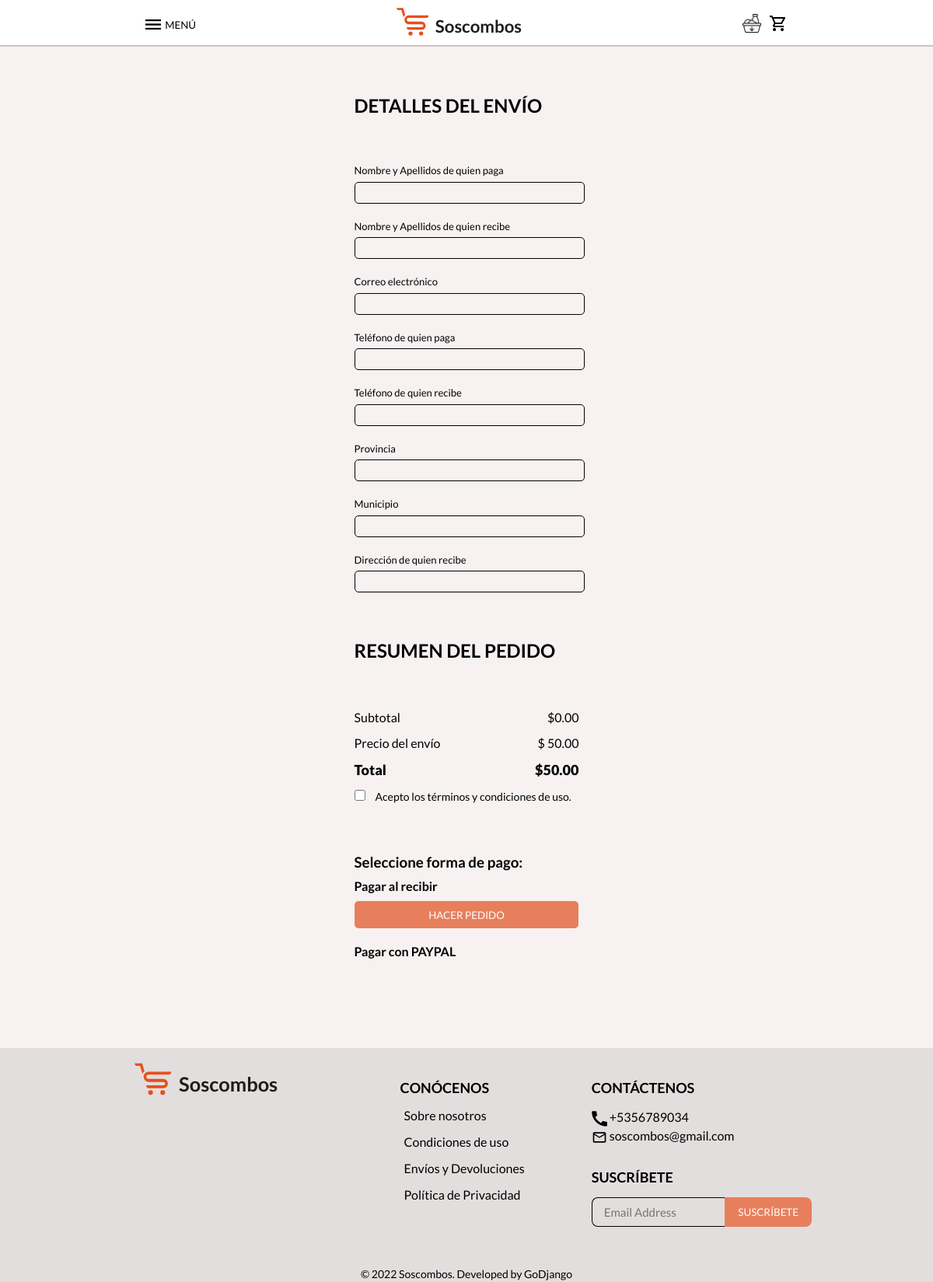
The app's page /pago with its own data.
### app/models.py (models this page shows)
class general(SingletonModel):
    nombre = models.CharField(max_length=14, verbose_name='Nombre de la empresa', default='', unique=True)
    logo = models.ImageField(verbose_name='Logo', upload_to='img/logo/', null=True, blank=True)
    email = models.EmailField(max_length=100, verbose_name='Correo de pedidos', default='soscombos@gmail.com')
    precio = models.DecimalField(max_digits=6, decimal_places=2, verbose_name='Precio de envio', default=0)
    entrega = models.CharField(max_length=50, verbose_name='Tiemp de entrega', default='', unique=True)
    id_paypal = models.CharField(max_length=100, verbose_name='Id de Paypal', default='', null=True, blank=True,
                                 unique=True)
    class Meta:
        verbose_name = '00- General'

class conocenos(SingletonModel):
    sobreNosotros = models.CharField(max_length=100, verbose_name='Sobre nosotros', default='Sobre nosotros')
    condiciones = models.CharField(max_length=100, verbose_name='Condiciones de uso', default='Condiciones de uso')
    envio = models.CharField(max_length=100, verbose_name='Envíos y Devoluciones', default='Envíos y Devoluciones')
    politica = models.CharField(max_length=100, verbose_name='Política de Privacidad', default='Política de Privacidad')
    class Meta:
        verbose_name = '04- Conócenos'

class contactenos(SingletonModel):
    telef = models.CharField(max_length=100, verbose_name='Teléfono', default='')
    email = models.EmailField(max_length=100, verbose_name='Correo', default='soscombos@gmail.com')
    email_en = models.URLField(max_length=1000, verbose_name='Enlace de correo')
    class Meta:
        verbose_name = '05- Contáctenos'

### app/views.py (the view)
# urls.py: path('pago', Pago.as_view(), name='pago'),
class Pago(generic.TemplateView):
    template_name = 'pages/pago.html'
    def get_context_data(self, *, object_list=None, **kwargs):
        context = super(Pago, self).get_context_data()
        context['conocenos'] = models.conocenos.objects.first()
        context['contactenos'] = models.contactenos.objects.first()
        context['general'] = models.general.objects.first()
        return context

### app/templates/pages/pago.html (shortened to what this page needs)
{% extends 'pages/includes/base.html' %}
{% load static %}
{% block css %}
    <link href="{% static 'css/paginasSecundarias.css' %}" rel="stylesheet" type="text/css">
    <link href="{% static 'css/modalTusOrdenes.css' %}" rel="stylesheet" type="text/css">
{% endblock %}
{% block content %}
    {% include 'pages/includes/pago/formularioClasico.html' %}
{% endblock %}

### app/templates/pages/includes/base.html (shortened to what this page needs)
{% load static %}
<!DOCTYPE html>
<html>
<head>
    {% block css %}
    {% endblock %}
    <link href="{% static 'css/anim.css' %}" rel="stylesheet" type="text/css">
    <link href="{% static 'css/estilosGenerales.css' %}" rel="stylesheet" type="text/css">
    <link href="{% static 'css/index.css' %}" rel="stylesheet" type="text/css">
    <link href="{% static 'css/cssMenu.css' %}" rel="stylesheet" type="text/css">
    <link href="{% static 'css/piePagina.css' %}" rel="stylesheet" type="text/css">
    <link href="{% static 'css/modal.css' %}" rel="stylesheet" type="text/css">
    <link href="{% static 'plugins/sweetalert/sweetalert2.css' %}" rel="stylesheet" type="text/css">
</head>
<body>
{% include 'pages/includes/navBar.html' %}
{% block content %}
{% endblock %}
<footer class="pie-pagina__contenedor">
    {% if not general.logo %}
        <div class="pie-pagina__logo-web">
            <a href="{% url 'index' %}">
                <svg id="Capa_1" data-name="Capa 1" xmlns="http://www.w3.org/2000/svg" viewBox="0 0 679.68 259.2">
                    <defs>
                        <style>
                            .cls-1 {
                                font-size: 72px;
                                fill: #1d1d1b;
                                font-family: 'Lato', sans-serif;
                                font-weight: 600;
                            }
                            .cls-2 {
                                fill: #e94e1b;
                            }
                        </style>
                    </defs>
                    <text y="-5%" class="cls-1" transform="translate(209.74 170.13)">{{ general.nombre }}</text>
                    <path class="cls-2"
                          d="M150.9,153.5a8.71,8.71,0,1,0,8.71,8.71A8.7,8.7,0,0,0,150.9,153.5Zm-44.34,0a8.71,8.71,0,1,0,8.71,8.71A8.69,8.69,0,0,0,106.56,153.5Z"/>
                    <path class="cls-2"
                          d="M84.48,85.24a19.54,19.54,0,0,0-7.43,9.25L68.44,65.05H55.52c-4.53-.26-7.38-5.15-6.46-9H76Z"/>
                    <path class="cls-2"
                          d="M173.46,97.26H99.13a7.8,7.8,0,0,0-.23,15.6v0h54.27a16.92,16.92,0,0,1,.22,33.83H99.13c-5.66,0-9.28-6-8.15-10.82l8.15.08h53.46c3.93,0,7.13-2.27,7.13-6.2s-3.2-6.16-7.13-6.16H98.9a18.52,18.52,0,0,1,0-37h82.66C182.69,91.26,179.08,97.23,173.46,97.26Z"/>
                    <path class="cls-2" d="M153.39,113.63h0Z"/>
                    <path class="cls-2" d="M99.24,87.44h0Z"/>
                    <path class="cls-2" d="M153.39,146.65h0Z"/>
                    <path class="cls-2" d="M153.17,112.81h0Z"/>
                </svg>
            </a>
        </div>
    {% endif %}
    <div class="pie-pagina__conocenos">
        <h2>CONÓCENOS</h2>
        <ul>
            <li>
                <a href="{% url 'sobreNosotros' %}">{{ conocenos.sobreNosotros }}</a>
            </li>
            <li>
                <a href="{% url 'condicionesUso' %}">{{ conocenos.condiciones }}</a>
            </li>
            <li>
                <a href="{% url 'enviosDevoluciones' %}">{{ conocenos.envio }}</a>
            </li>
            <li>
                <a href="{% url 'politicaPrivacidad' %}">{{ conocenos.politica }}</a>
            </li>
        </ul>
    </div>
    <div class="contacteno-suscribete-vista-pc">
        <div class="pie-pagina__contactenos">
            <h2>CONTÁCTENOS</h2>
            <ul>
                <li id="telefono-contenedor">
                    <img class="pie-pagina__icono" src="{% static 'img/Iconos/telefono.svg' %}">
                    <p id="texto_a_copiar">{{ contactenos.telef }}</p>
                </li>
                <li id="mail-contenedor">
                    <img class="pie-pagina__icono" src="{% static 'img/Iconos/email_black_24dp.svg' %}">
                    <p>{{ contactenos.email }}</p>
                </li>
            </ul>
        </div>
        <div class="pie-pagina__suscribete">
            <h2>SUSCRÍBETE</h2>
            <form>
                <input class="input-suscribir__email" id="email" name="email" type="email" placeholder="Email Address"
                       required>
                <input onclick="submitWithNotification();" class="input-suscribir__submit" type="button"
                       value="SUSCRÍBETE">
            </form>
        </div>
    </div>
    <p class="pie-pagina__final">© 2022 {{ general.nombre }}. Developed by GoDjango</p>
</footer>

### app/templates/pages/includes/navBar.html (shortened to what this page needs)
{% load static %}
<section {% if path == 'VerProductos' or path == 'productos' %} style="padding-bottom: 20px;"{% endif %}
                                                                class="bienvenidos  {% if path == 'VerProductos' or path == 'productos' %}padding-alineador{% endif %}">
    {% if not general.logo %}
        <div class="logo-web">
            <a href="{% url 'index' %}">
                <svg id="Capa_1" data-name="Capa 1" xmlns="http://www.w3.org/2000/svg" viewBox="0 0 679.68 259.2">
                    <defs>
                        <style>
                            .cls-1 {
                                font-size: 70px;
                                fill: #1d1d1b;
                                font-family: 'Lato', sans-serif;
                                font-weight: 600;
                            }
                            .cls-2 {
                                fill: #e94e1b;
                            }
                        </style>
                    </defs>
                    <text y="-5%" class="cls-1" transform="translate(209.74 170.13)">{{ general.nombre }}</text>
                    <path class="cls-2"
                          d="M150.9,153.5a8.71,8.71,0,1,0,8.71,8.71A8.7,8.7,0,0,0,150.9,153.5Zm-44.34,0a8.71,8.71,0,1,0,8.71,8.71A8.69,8.69,0,0,0,106.56,153.5Z"/>
                    <path class="cls-2"
                          d="M84.48,85.24a19.54,19.54,0,0,0-7.43,9.25L68.44,65.05H55.52c-4.53-.26-7.38-5.15-6.46-9H76Z"/>
                    <path class="cls-2"
                          d="M173.46,97.26H99.13a7.8,7.8,0,0,0-.23,15.6v0h54.27a16.92,16.92,0,0,1,.22,33.83H99.13c-5.66,0-9.28-6-8.15-10.82l8.15.08h53.46c3.93,0,7.13-2.27,7.13-6.2s-3.2-6.16-7.13-6.16H98.9a18.52,18.52,0,0,1,0-37h82.66C182.69,91.26,179.08,97.23,173.46,97.26Z"/>
                    <path class="cls-2" d="M153.39,113.63h0Z"/>
                    <path class="cls-2" d="M99.24,87.44h0Z"/>
                    <path class="cls-2" d="M153.39,146.65h0Z"/>
                    <path class="cls-2" d="M153.17,112.81h0Z"/>
                </svg>
            </a>
        </div>
    {% endif %}
    <header class="encabezado" style="height: 30px;">
        <div class="navBar">
            <div class="navBar__menu-ubicacion">
                <div class="menu__caja">
                    <button class="btn-menu" type="button">
                        <img class="menu-hamburguesa" width="20px" alt="menu" src="{% static 'img/Iconos/Menu.png' %}"/>
                        <label class="menu-text-escritorio">MENÚ</label>
                    </button>
                </div>
            </div>
            <div class="navBar__contactar-compra">
                <a href="{% url 'productos' %}"    {% if path != 'productos' %}
                   style="margin-left:10px"  {% endif %} >
                    {% if path == 'productos' %}
                        <img class="icono-productos" style="width: 24px"
                             src="{% static 'img/Iconos/icons8-food-donor-50 full.png' %}"
                             alt=""/>
                    {% else %}
                        <img class="icono-productos" style="width: 24px"
                             src="{% static 'img/Iconos/icons8-food-donor-50.png' %}"
                             alt=""/>
                    {% endif %}
                </a>
                <a href="{% url 'carrito' %}"    {% if path != 'productos' %}
                   style="margin-left:10px"  {% endif %} >
                    {% if path == 'carrito' %}
                        <img class="carrito-full" src="{% static 'img/Iconos/carritoStroke.png' %}" alt=""/>
                    {% else %}
                        <img class="carrito-stroke" src="{% static 'img/Iconos/carritoStroke.png' %}" alt=""/>
                    {% endif %}
                </a>
            </div>
        </div>
    </header>
</section>

### app/templates/pages/includes/pago/Resumen del pedido.html
<h2>RESUMEN DEL PEDIDO</h2>
<div class="resumen-pedido">
    <p>Subtotal</p>
    <p id="subtotal"></p>
</div>
<div class="resumen-pedido">
    <p>Precio del envío</p>
    <p>$ {{ general.precio|safe }}</p>
</div>
<div class="resumen-pedido total__pago">
    <p class="resartar">Total</p>
    <p class="resartar" id="total"></p>
</div>

### static/css/paginasSecundarias.css (style rules this page uses)
.pagina-secundaria__contenedor h2 { margin-bottom: 20px; font-family: 'Lato', sans-serif; align-self: flex-start; }
.resartar { font-weight: 800; }
.form-pago p { margin-bottom: 4px; font-size: 13px; }
.form-pago h2 { margin-top: 40px; }
.resumen-pedido { display: flex; justify-content: space-between; margin-bottom: 5px; }
.resumen-pedido p { font-size: 16px; }
.total__pago { font-size: 22px; }
.total__pago p { font-size: 18px; }

### static/css/modalTusOrdenes.css (style rules this page uses)
.pagina-secundaria__contenedor h2 { margin-bottom: 60px; }

### static/css/anim.css (style rules this page uses)
.navBar__menu-ubicacion label { cursor: pointer; }

### static/css/estilosGenerales.css (style rules this page uses)
:root { --blancoEspecial: #f7f1f1; --naranja__1: #e77f5c; --naranja__2: #EE5C2C; --naranja__3: #D63B08; --grisClaro: #e2dede; --grisMedio: #bcb6b6; --grisOscuro: #646262; --rojoFuerte: #E73900; }
* { margin: 0; padding: 0; font-family: 'Lato', sans-serif; }
a { text-decoration: none; color: #000; user-select: none; }
p { line-height: 1.5; }
li { list-style: none; }
button { border: none; background: #fff; user-select: none; }
input { border: none; }
.resartar { font-weight: 800; }

### static/css/index.css (style rules this page uses)
* { font-family: 'Lato', sans-serif; }

### static/css/cssMenu.css (style rules this page uses)
.bienvenidos { margin: 0 15.6vw; padding: 18px 0 0px 0; }
.logo-web a svg { width: 20%; height: 80px; position: absolute; top: -7px; left: 40%; }
.encabezado { width: 100%; }
.navBar { width: 100%; display: flex; justify-content: space-between; }
.navBar__menu-ubicacion { display: flex; align-items: center; }
.navBar__contactar-compra { display: flex; align-items: center; }
.carrito-stroke { content: url("../img/Iconos/carritoStroke.png"); }
.menu-hamburguesa { margin-right: 5px; }
.navBar__contactar-compra a { margin-left: 10px; position: relative; }
.btn-menu { cursor: pointer; display: flex; align-items: center; margin-right: 5px; }
.menu__caja { display: flex; }

### static/css/piePagina.css (style rules this page uses)
.pie-pagina__contenedor { background: var(--grisClaro); padding: 40px 10% 0 10%; display: flex; flex-wrap: wrap; justify-content: space-around; }
.pie-pagina__contenedor h2 { font-size: 18px; margin-bottom: 15px; }
.pie-pagina__logo-web { width: 20vw; position: relative; top: -40px; }
.pie-pagina__conocenos { margin-left: 5%; }
.pie-pagina__conocenos ul li { margin: 0 0 15px 5px; }
.pie-pagina__contactenos { margin-left: 5%; margin-bottom: 30px; }
.pie-pagina__contactenos ul li { display: flex; align-items: end; position: relative; }
.pie-pagina__contactenos img { width: 20px; }
.pie-pagina__contactenos ul li p { margin-left: 3px; }
.pie-pagina__suscribete { margin-left: 5%; }
.pie-pagina__suscribete form { display: flex; }
.input-suscribir__email { width: 65%; height: 6px; padding: 15px; font-size: 15px; border: 1px solid #000; border-right: none; border-radius: 8px 0 0 8px; background: transparent; }
.input-suscribir__submit { width: 50%; padding: 10px; color: #fff; background: var(--naranja__1); border-radius: 0 8px 8px 0; cursor: pointer; }
.pie-pagina__final { width: 96%; font-size: 14px; display: flex; margin-top: 50px; justify-content: center; }

### app/templates/pages/includes/navBar.html (style rules this page uses)
.cls-1 { font-size: 70px; fill: #1d1d1b; font-family: 'Lato', sans-serif; font-weight: 600; }

### app/templates/pages/includes/base.html (style rules this page uses)
.cls-1 { font-size: 72px; fill: #1d1d1b; font-family: 'Lato', sans-serif; font-weight: 600; }

### records on screen
general: nombre "Soscombos", precio "50.00"
conocenos: sobreNosotros "Sobre nosotros", condiciones "Condiciones de uso", envio "Envíos y Devoluciones", politica "Política de Privacidad"
contactenos: telef "+5356789034", email "soscombos@gmail.com"
